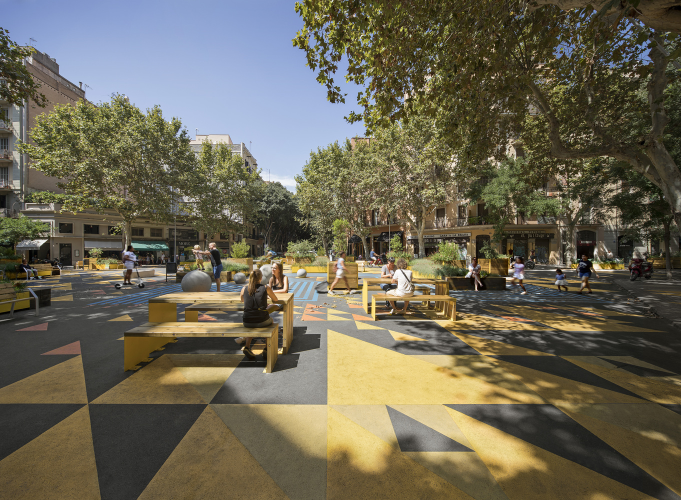
#> input picture DAY_02/ASSIGNMENT/DATA/city2.jpg, 1362 x 1000 px (shown at 1/2 size)
$ jupyter execute EX_02-Image-Basics-Assessment.ipynb   (shell and % lines are left out)
#> lines starting #> are read from the running program, lines starting #| are printed output that depends on the picture
# Image Basics Assessment

## Complete the Tasks in bold below. Keep in mind, you may need to run some of these tasks as Python scripts.

----------
#### TASK: Open the *city2.jpg* image from the DATA folder and display it in the notebook. Make sure to correct for the RGB order.

[cell 1]
import numpy as np
import matplotlib.pyplot as plt

[cell 2]
import cv2

[cell 3]
img = cv2.imread('../DATA/city2.jpg')
#> img is the input picture: shape (1000, 1362, 3); mean B, G, R 83.8, 101.6, 106.7

[cell 4]
plt.imshow(img)

[cell 5]
img = cv2.cvtColor(img, cv2.COLOR_BGR2RGB)
plt.imshow(img)

#### TASK: Flip the image upside down and display it in the notebook.

[cell 6]
flipped = cv2.flip(img, 0)
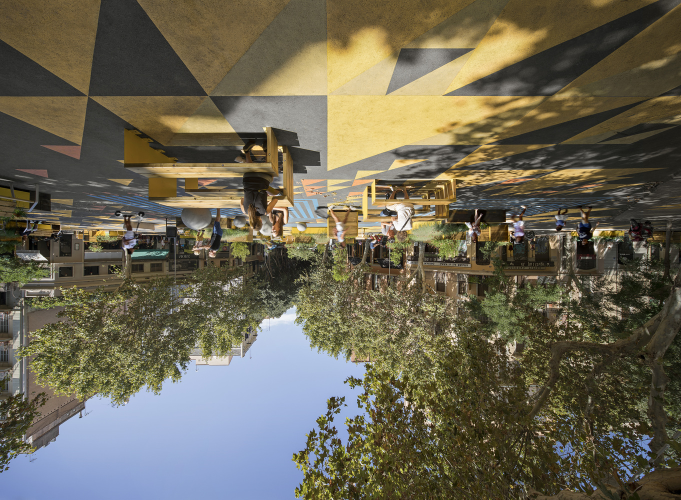
#> flipped: shape (1000, 1362, 3) (shown at 1/2 size); mean R, G, B 106.7, 101.6, 83.8
plt.imshow(flipped)

#### TASK: Draw an empty RED rectangle around the bench on the left and display the image in the notebook.

[cell 7]
plt.imshow(img)

[cell 8]
cv2.rectangle(img, (200,420), (650,800), color=(255,0,0), thickness=10)
plt.imshow(img)

#### TASK: Draw a BLUE TRIANGLE in the middle of the image. The size and angle is up to you, but it should be a triangle (three sides) in any orientation.

[cell 9]
vertices = np.array([[400,400],[600,800],[200,800]],dtype=np.int32)
vertices.shape
pts=vertices.reshape((-1,1,2))

cv2.polylines(img,[pts],isClosed=True,color=(0,0,255),thickness=10)
plt.imshow(img)

### BONUS TASK. Can you figure our how to fill in this triangle? It requires a different function that we didn't show in the lecture! See if you can use google search to find it.

[CLICK ME FOR A DIRECT LINK TO THE HINT](https://docs.opencv.org/3.0-beta/modules/imgproc/doc/drawing_functions.html#fillpoly)

[cell 10]
cv2.fillPoly(img, [pts], (0,0,255))
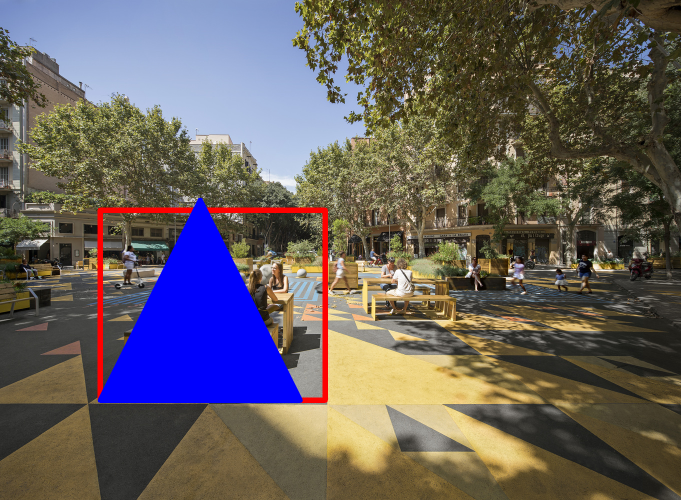
#> img: shape (1000, 1362, 3) (shown at 1/2 size); mean R, G, B 101.1, 94.3, 94.4
plt.imshow(img)

#### TASK: (NOTE: YOU WILL NEED TO RUN THIS AS A SCRIPT). Create a script that opens the picture and allows you to draw empty red circles whever you click the RIGHT MOUSE BUTTON DOWN.

[cell 11]
import cv2
import numpy as np
# Create a function based on a CV2 Event (Left button click)
def draw_circle(event,x,y,flags,param):
    if event == cv2.EVENT_RBUTTONDOWN:
        cv2.circle(img,(x,y),100,(0,0,255),10)# Create a function based on a CV2 Event (Left button click)


# Open Image
img = cv2.imread("../DATA/city.jpg")
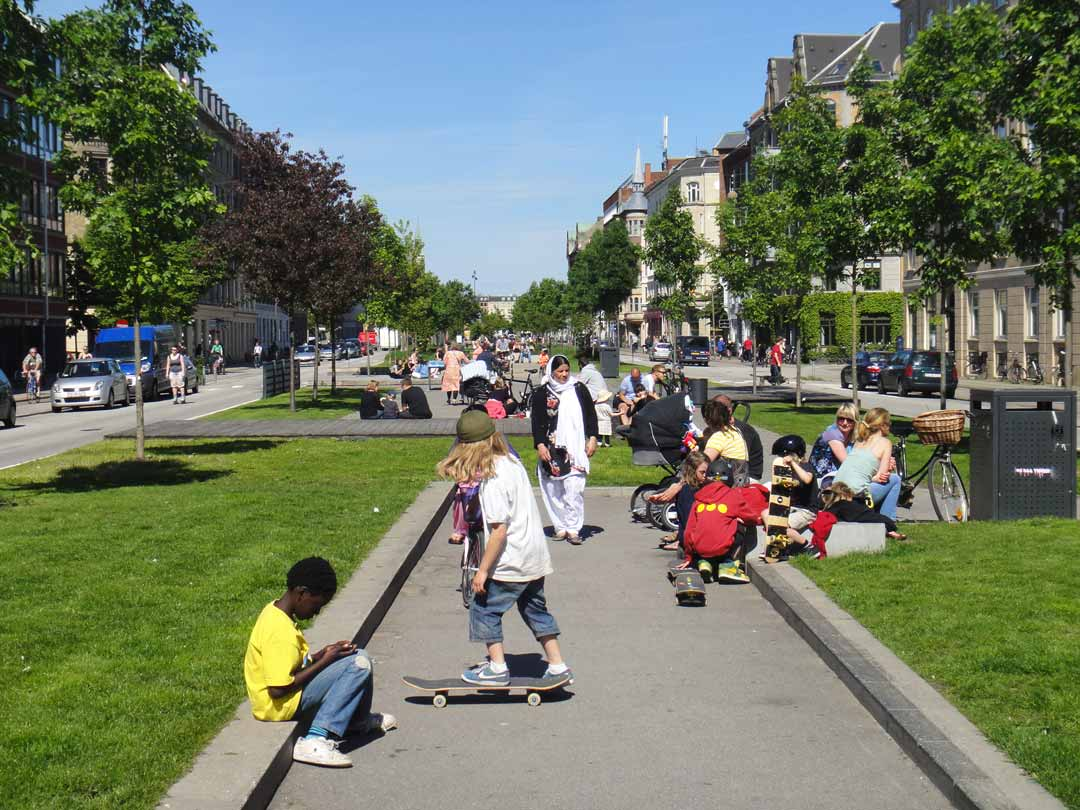
#> input picture DAY_02/ASSIGNMENT/DATA/city.jpg, 1080 x 810 px
#> img is the input picture: shape (810, 1080, 3); mean B, G, R 102.8, 120.9, 111.1
# This names the window so we can reference it
cv2.namedWindow(winname='city')
# Connects the mouse button to our callback function
cv2.setMouseCallback('city',draw_circle)

while True: #Runs forever until we break with Esc key on keyboard
    # Shows the image window
    cv2.imshow('city',img)
    # EXPLANATION FOR THIS LINE OF CODE:
    # https://stackoverflow.com/questions/35372700/whats-0xff-for-in-cv2-waitkey1/39201163
    if cv2.waitKey(20) & 0xFF == 27:
#> (key Esc is pressed here)
        break
# Once script is done, its usually good practice to call this line
# It closes all windows (just in case you have multiple windows called)
cv2.destroyAllWindows()
